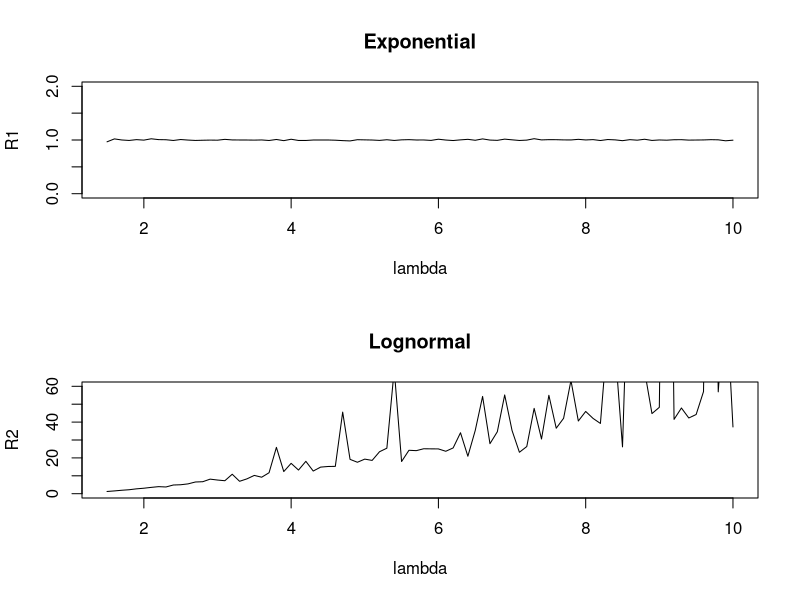

Generate this figure with R:

# exp_lognormal.R

# compute for a range of lambdas
lambda <- seq(from = 1.5, to = 10, by = 0.1)

m <- 100000                       # number of iterations (need a lot)
R1 <- rep(0, length(lambda))
R2 <- rep(0, length(lambda))

for (j in seq_along(lambda)){     # for each lambda, estimate risk
  l <- lambda[j]                  # get jth lambda
  sig <- sqrt(2*log(l))           # calc sigma
  x <- rlnorm(m, sdlog = sig)     # simulate m lognormals
  f1 <- l^(-1)*exp(-x/l);;        # f1 is the exponential density
                                  # f2 is the lognormal density
  f2 <- (1/x)*(exp(-(log(x))^2/(2*sig^2)))/sqrt(2*pi*sig^2) 
  h <- (x - l)^2/l^2              # loss function
  R2[j] <- mean(h)                # lognormal risk
  R1[j] <- mean((h*f1)/f2)        # exponential risk
}

pdf(file="img/ExpLognormal.pdf")
# now plot the results
par(mfrow = c(2,1))
plot(R1 ~ lambda, ylim = c(0,2), type = "l", main = "Exponential")
plot(R2 ~ lambda, ylim = c(0,60), type = "l", main = "Lognormal")
par(mfrow = c(1,1))

dev.off()
